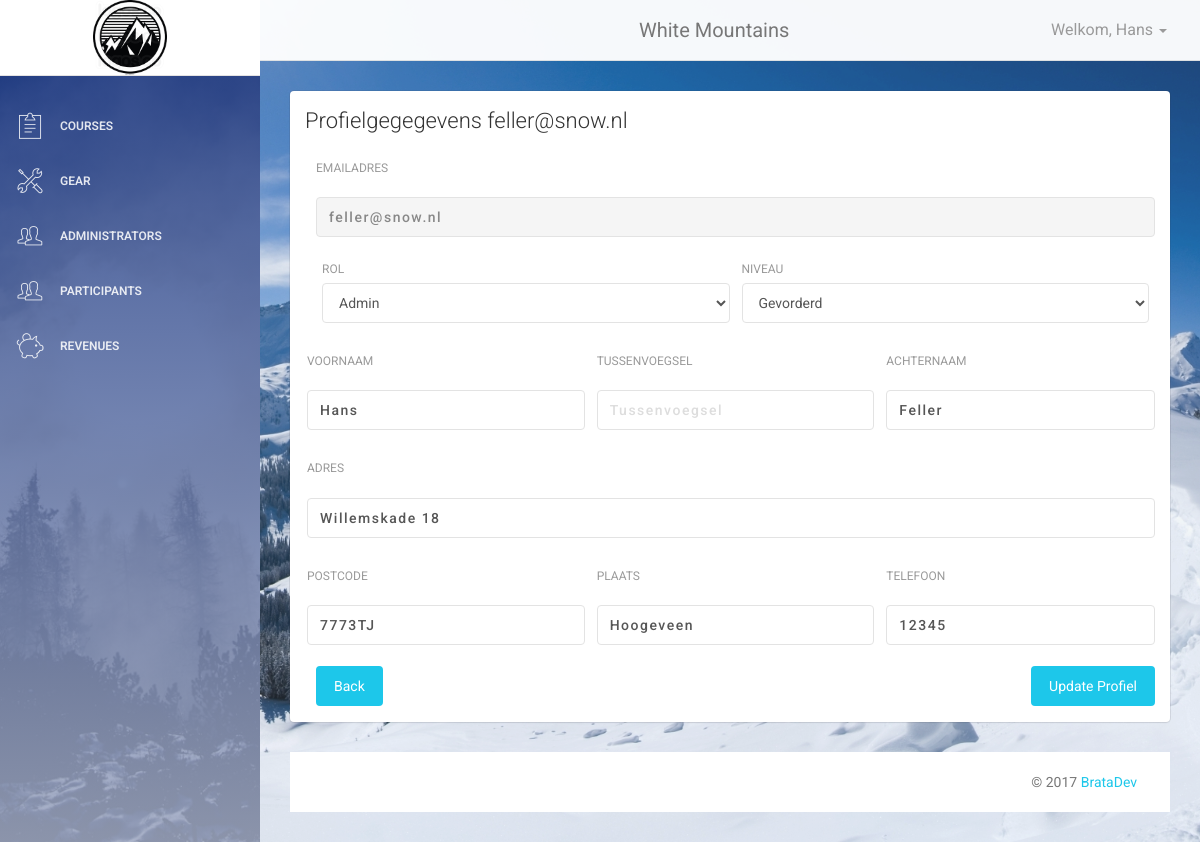
The app's page /CMS/dashboard.php?page=change_user&id=3 (signed in) with its own data.
### tables this page shows
CREATE TABLE `users` (
  `id` int(10) unsigned NOT NULL,
  `email` varchar(255) NOT NULL,
  `password` varchar(255) DEFAULT NULL,
  `level` enum('beginner','intermediate','advanced') NOT NULL DEFAULT 'beginner',
  `role` enum('customer','admin') NOT NULL DEFAULT 'customer',
  `firstname` varchar(255) NOT NULL,
  `infix` varchar(255) DEFAULT NULL,
  `lastname` varchar(255) NOT NULL,
  `address` varchar(255) DEFAULT NULL,
  `postcode` varchar(255) DEFAULT NULL,
  `city` varchar(255) DEFAULT NULL,
  `phone` varchar(255) DEFAULT NULL,
  `active` BOOLEAN NOT NULL DEFAULT TRUE
);

### CMS/change_user.php (the view, shortened to what this page needs)
<div class="content">
  <?php
    if ($_SESSION[role] == 'customer') {
      $uid = $_SESSION[uid];
    }
    else {
      $uid = $_GET['id'];
    }
    $query  = "SELECT * FROM users WHERE id = '$uid'" ;
    $select = mysqli_query($cnx, $query);
    $user   = mysqli_fetch_array($select);
  ?>
  <div class="container-fluid">
    <div class="row">
      <div class="col-md-12">
        <div class="card">
          <div class="header">
            <h4 class="title">Profielgegegevens <?php echo $user[email]; ?></h4>
          </div>
          <div class="content">
            <form name="login" action=" " method="post">
              <div class="row" style="padding-left: 20px;">
                <div class="col-md-12">
                  <div class="form-group">
                    <label>Emailadres</label>
                    <input type="text" class="form-control" placeholder="Email" value="<?php echo $user[email]; ?>" readonly>
                  </div>
                  <div class="col-md-6">
                    <div class="form-group">
                      <label>Rol</label>
                      <select class="form-control" name="role">
                        <option value="admin"    <?php if($user[role] == 'admin')    echo "selected";?> >Admin</option>
                      </select>
                    </div>
                  </div>
                  <div class="col-md-6">
                    <div class="form-group">
                      <label>Niveau</label>
                      <select class="form-control" name="level">
                        <option value="advanced"     <?php if($user[level] == 'advanced')     echo "selected='selected'";?> >Gevorderd</option>
                      </select>
                    </div>
                  </div>
              <div class="row">
                <div class="col-md-4">
                  <div class="form-group">
                    <label>Voornaam</label>
                    <input type="text" class="form-control" name="firstname" placeholder="Voornaam" value="<?php echo $user[firstname]; ?>" data-validation="length alphanumeric" data-validation-length="3-12"  data-validation-error-msg="Voornaam is een verplicht veld">
                  </div>
                </div>
                <div class="col-md-4">
                  <div class="form-group">
                    <label>Tussenvoegsel</label>
                    <input type="text" class="form-control"  name="infix" placeholder="Tussenvoegsel" value="<?php echo $user[infix]; ?>">
                  </div>
                </div>
                <div class="col-md-4">
                  <div class="form-group">
                    <label>Achternaam</label>
                    <input type="text" class="form-control" name="lastname" placeholder="Last Name" value="<?php echo $user[lastname]; ?>" data-validation="length alphanumeric"  data-validation-length="3-12"  data-validation-error-msg="Achternaam is een verplicht veld">
                  </div>
                </div>
              </div>
              <div class="row">
                <div class="col-md-12">
                  <div class="form-group">
                    <label>Adres</label>
                    <input type="text" class="form-control" name="address" placeholder="Adres" value="<?php echo $user[address]; ?>">
                  </div>
                </div>
              </div>
              <div class="row">
                 <div class="col-md-4">
                  <div class="form-group">
                    <label>Postcode</label>
                    <input type="text" class="form-control" name="postcode" placeholder="Postcode" value="<?php echo $user[postcode]?>" >
                  </div>
                </div>
                <div class="col-md-4">
                  <div class="form-group">
                    <label>Plaats</label>
                    <input type="text" class="form-control" name="city" placeholder="Plaatsnaam" value="<?php echo $user[city]; ?>" >
                  </div>
                </div>
                <div class="col-md-4">
                  <div class="form-group">
                    <label>Telefoon</label>
                    <input type="text" class="form-control" name="phone" value="<?php echo $user[phone]; ?>">
                  </div>
                </div>
              </div>
              <a href="dashboard.php?page=users&showrole=<?php echo $user[role]; ?>" class="btn btn-info btn-fill pull-left">Back</a>
              <button type="submit" name="changeprofile" class="btn btn-info btn-fill pull-right">Update Profiel</button>
              <div class="clearfix"></div>
            </form>
          </div>
        </div>
      </div>
    </div>
  </div>
</div>

### assets/css/style.css (style rules this page uses)
body { background: url('../img/mountain.jpg') center center no-repeat; background-size: cover; color: #32cd32; }
a, img, .button { -webkit-transition: all 0.4s ease; -moz-transition: all 0.4s ease; -o-transition: all 0.4s ease; transition: all 0.4s ease; }
input { font-size: 16px; font-weight: 500; color: #000; background: #fff; border: none; height: 48px; padding: 15px 20px; width: 100%; -webkit-box-sizing: border-box; -moz-box-sizing: border-box; box-sizing: border-box; margin-top: 15px; letter-spacing: 1.5px; }

### records on screen
users: email "feller@snow.nl", role "Admin", level "Gevorderd", firstname "Hans", lastname "Feller", address "Willemskade 18", postcode "7773TJ", city "Hoogeveen", phone "12345"

### other values on screen
$_SESSION['firstname'] "Hans"
